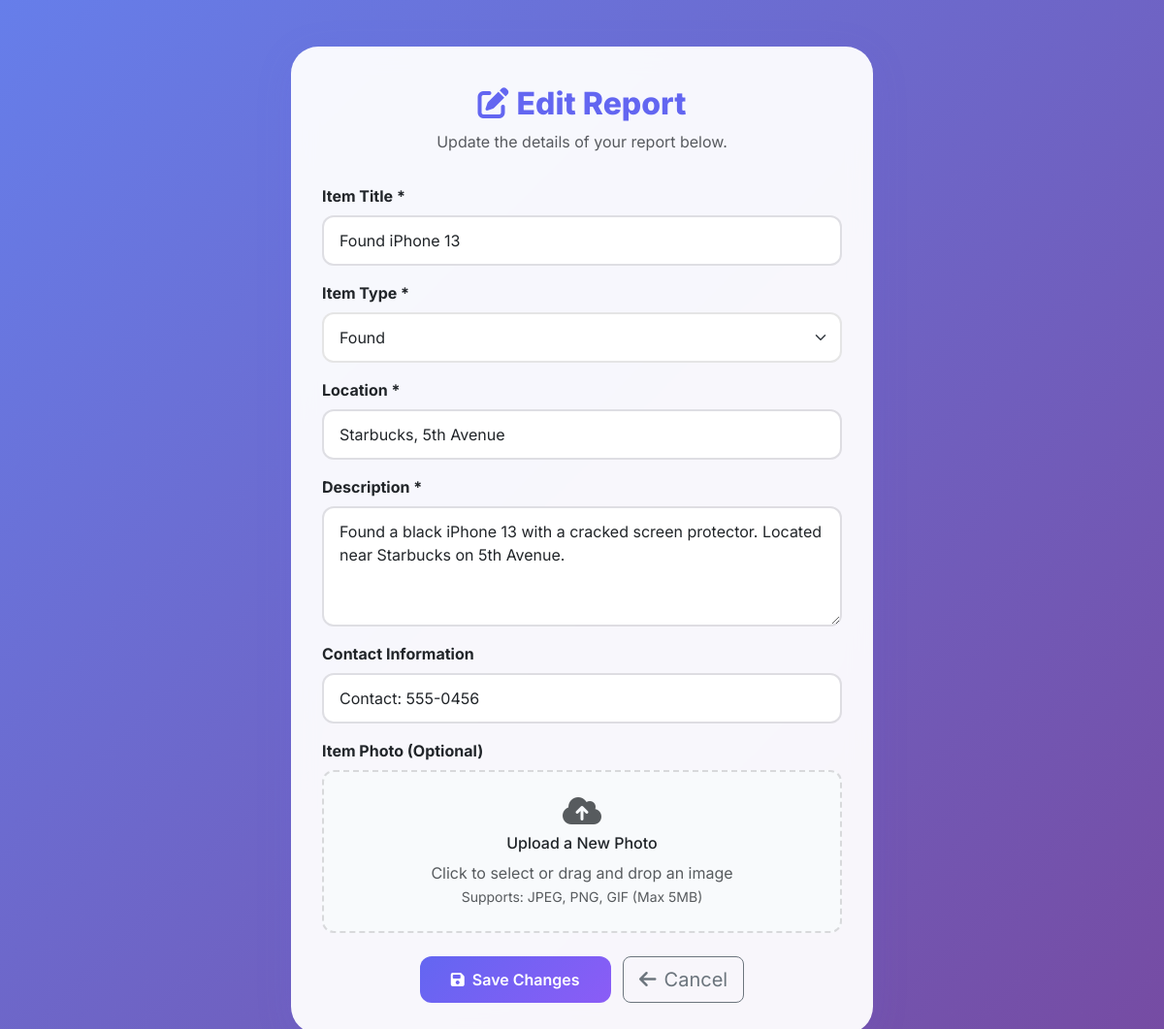
Screenshot of /edit_report.php?id=2 (signed in) with the database file from the repository.
### tables this page shows
CREATE TABLE reports (
    id INT AUTO_INCREMENT PRIMARY KEY,
    title VARCHAR(255) NOT NULL,
    type ENUM('lost', 'found') NOT NULL,
    category ENUM('item', 'person', 'pet') NOT NULL DEFAULT 'item',
    description TEXT NOT NULL,
    location VARCHAR(255) NOT NULL,
    latitude DECIMAL(10, 8) DEFAULT NULL,
    longitude DECIMAL(11, 8) DEFAULT NULL,
    contact_info TEXT,
    photo VARCHAR(255) DEFAULT NULL,
    status ENUM('pending', 'returned') DEFAULT 'pending',
    reported_by INT,
    created_at TIMESTAMP DEFAULT CURRENT_TIMESTAMP,
    FOREIGN KEY (reported_by) REFERENCES users(id) ON DELETE SET NULL
);

### edit_report.php (the view, shortened to what this page needs)
<?php
require 'includes/db.php';
$id = intval($_GET['id']);
$stmt = $conn->prepare("SELECT * FROM reports WHERE id = ?");
$stmt->bind_param("i", $id);
$stmt->execute();
$result = $stmt->get_result();
$report = $result->fetch_assoc();
?>
<!DOCTYPE html>
<html lang="en">
<head>
    <link href="https://cdn.jsdelivr.net/npm/bootstrap@5.3.0/dist/css/bootstrap.min.css" rel="stylesheet">
    <link href="https://cdnjs.cloudflare.com/ajax/libs/font-awesome/6.4.0/css/all.min.css" rel="stylesheet">
</head>
<body>
    <div class="edit-report-card">
        <div class="edit-header">
            <h2><i class="fas fa-edit me-2"></i>Edit Report</h2>
            <p class="text-muted mb-0">Update the details of your report below.</p>
        </div>
        <form method="post" enctype="multipart/form-data">
            <div class="mb-3">
                <label for="title" class="form-label fw-bold">Item Title *</label>
                <input type="text" class="form-control" id="title" name="title" value="<?= htmlspecialchars($report['title']) ?>" required>
            </div>
            <div class="mb-3">
                <label class="form-label fw-bold">Item Type *</label>
                <select name="type" class="form-select" required>
                    <option value="found" <?= $report['type'] === 'found' ? 'selected' : '' ?>>Found</option>
                </select>
            </div>
            <div class="mb-3">
                <label for="location" class="form-label fw-bold">Location *</label>
                <input type="text" class="form-control" id="location" name="location" value="<?= htmlspecialchars($report['location']) ?>" required>
            </div>
            <div class="mb-3">
                <label for="description" class="form-label fw-bold">Description *</label>
                <textarea class="form-control" id="description" name="description" rows="4" required><?= htmlspecialchars($report['description']) ?></textarea>
            </div>
            <div class="mb-3">
                <label for="contact_info" class="form-label fw-bold">Contact Information</label>
                <input type="text" class="form-control" id="contact_info" name="contact_info" value="<?= htmlspecialchars($report['contact_info']) ?>">
            </div>
            <div class="mb-4">
                <label class="form-label fw-bold">Item Photo (Optional)</label>
                <div class="file-upload" onclick="document.getElementById('photo').click()">
                    <i class="fas fa-cloud-upload-alt fa-2x text-muted mb-2"></i>
                    <h6>Upload a New Photo</h6>
                    <p class="text-muted mb-0">Click to select or drag and drop an image</p>
                    <small class="text-muted">Supports: JPEG, PNG, GIF (Max 5MB)</small>
                </div>
            </div>
            <div class="text-center">
                <button type="submit" class="btn btn-primary btn-lg">
                    <i class="fas fa-save me-2"></i>Save Changes
                </button>
                <a href="view.php?id=<?= $report['id'] ?>" class="btn btn-outline-secondary btn-lg ms-2">
                    <i class="fas fa-arrow-left me-2"></i>Cancel
                </a>
            </div>
        </form>
    </div>
</body>
</html>

### edit_report.php (style rules this page uses)
body { font-family: 'Inter', sans-serif; background: linear-gradient(135deg, #667eea 0%, #764ba2 100%); min-height: 100vh; }
.edit-report-card { background: rgba(255,255,255,0.95); backdrop-filter: blur(12px); border-radius: 28px; box-shadow: 0 8px 40px rgba(99,102,241,0.10); padding: 2.5rem 2rem 2rem 2rem; margin: 3rem auto 2rem auto; max-width: 600px; }
.edit-header { text-align: center; margin-bottom: 2rem; }
.edit-header h2 { font-weight: 800; font-size: 2rem; color: #6366f1; margin-bottom: 0.5rem; }
.form-control, .form-select { border-radius: 12px; border: 2px solid rgba(0, 0, 0, 0.1); padding: 0.75rem 1rem; font-size: 1rem; transition: all 0.3s ease; }
.btn-primary { background: linear-gradient(135deg, #6366f1, #8b5cf6); border: none; border-radius: 12px; padding: 0.75rem 2rem; font-weight: 600; font-size: 1rem; transition: all 0.3s ease; }
.file-upload { border: 2px dashed rgba(0, 0, 0, 0.13); border-radius: 12px; padding: 1.5rem; text-align: center; transition: all 0.3s ease; cursor: pointer; background: #f8fafc; }

### rows the page displays
reports: title "Found iPhone 13", type "Found", location "Starbucks, 5th Avenue", description "Found a black iPhone 13 with a cracked screen protector. Located near Starbucks on 5th Avenue.", contact_info "Contact: 555-0456"
